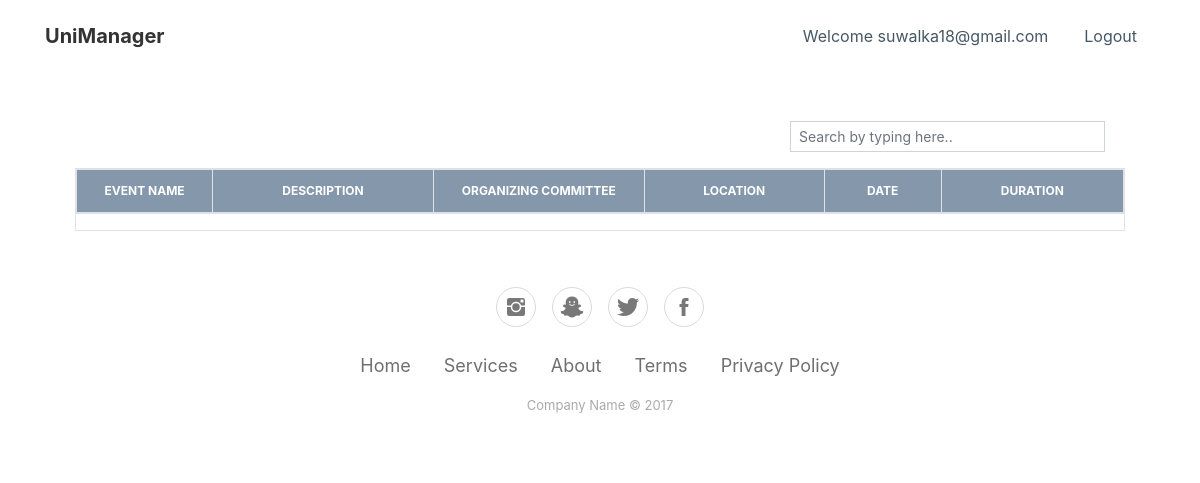
Page /home/events (signed in) on the earlier database version.
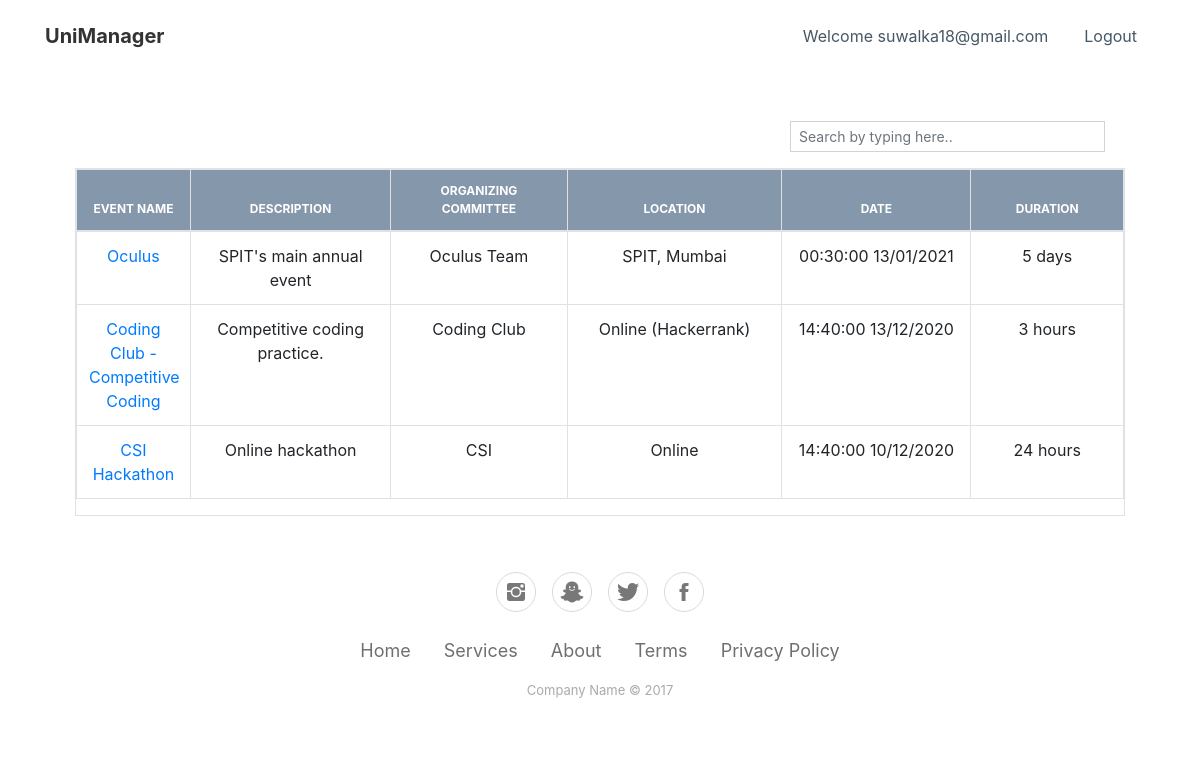
Same page on the later database version.
### myapp/models.py (models this page shows)
class Event(models.Model):
    event_name = models.CharField(blank=False, null=False, max_length=100)
    event_desc = models.CharField(blank=False, null=False, max_length=1000)
    organizing_committee = models.CharField(blank=True, null=True, max_length=100)
    location = models.CharField(blank=False, null=False, max_length=100)
    link = models.CharField(blank=True, null=True, max_length=1000)
    event_date = models.DateTimeField(null=False, blank=False)
    duration = models.CharField(blank=False, null=False, max_length=100)

### myapp/views.py (the view)
# urls.py: path("home/events", event_user, name="event_user"),
def event_user(request):
    events = list(Event.objects.filter(event_date__gte=datetime.now()).order_by('-event_date').values())
    for i in range(len(events)):
        events[i]["event_date"] = events[i]["event_date"].strftime('%H:%M:%S %d/%m/%Y')
    return render(request, "eventNotifications_user.html",
                  {"name": request.session['name'].split()[0], "events": events})

### templates/eventNotifications_user.html (shortened to what the changed rows need)
{% load static %}
<!DOCTYPE html>
<html>
<head>
    <link rel="stylesheet" href="{% static 'assets/bootstrap/css/bootstrap.min.css' %}">
    <link rel="stylesheet" href="{% static 'assets/fonts/font-awesome.min.css' %}">
    <link rel="stylesheet" href="{% static 'assets/fonts/ionicons.min.css' %}">
    <link rel="stylesheet" href="{% static 'assets/css/Bootstrap-Cards-v2-shri.css' %}">
    <link rel="stylesheet" href="{% static 'assets/css/Contact-Form-Clean-shri.css' %}">
    <link rel="stylesheet" href="{% static 'assets/css/Footer-Basic-shri.css' %}">
    <link rel="stylesheet" href="{% static 'assets/css/Login-Form-Clean-1-shri.css' %}">
    <link rel="stylesheet" href="{% static 'assets/css/Login-Form-Clean-shri.css' %}">
    <link rel="stylesheet" href="{% static 'assets/css/Login-Form-Dark.css' %}">
    <link rel="stylesheet" href="{% static 'assets/css/Navigation-Clean-shri.css' %}">
    <link rel="stylesheet" href="{% static 'assets/css/styles-shri.css' %}">
    <link rel="stylesheet" href="{% static 'assets/css/Table-With-Search-1-shri.css' %}">
    <link rel="stylesheet" href="{% static 'assets/css/Table-With-Search-shri.css' %}">
</head>
<body>
<div class="col-auto col-md-12 text-center mx-auto search-table-col"
     style="margin-top: 49px;margin-left: 0;max-width: 90%;display: block;position: relative;align-items: center;">
    <div class="table-responsive table-bordered table table-hover table-bordered results"
         style="margin-top: 0;">
        <table class="table table-bordered table-hover">
            <thead class="bill-header cs">
            <tr>
                <th class="text-uppercase col-lg-1" id="trs-hd">Event Name</th>
                <th class="text-uppercase col-lg-1" id="trs-hd">Description</th>
                <th class="text-uppercase col-lg-2" id="trs-hd">Organizing Committee</th>
                <th class="text-uppercase col-lg-3" id="trs-hd">Location</th>
                <th class="text-uppercase col-lg-3" id="trs-hd">Date</th>
                <th class="text-uppercase col-lg-3" id="trs-hd">duration</th>
            </tr>
            </thead>
            <tbody>
            {% for event in events %}
                <tr>
                    {% if event.link != "" %}
                    <td style="max-width: 24px;width: 422px;"><a href="{{ event.link }}">{{ event.event_name }}</a></td>
                    {% else %}
                    <td style="max-width: 24px;width: 422px;">{{ event.event_name }}</td>
                    {% endif %}
                    <td>{{ event.event_desc }}</td>
                    <td>{{ event.organizing_committee }}</td>
                    <td>{{ event.location }}</td>
                    <td>{{ event.event_date }}</td>
                    <td>{{ event.duration }}</td>
                </tr>
            {% endfor %}
            </tbody>
        </table>
    </div>
</div>
</body>
</html>

Differences in the rows shown:
added Event: event_name "Oculus", event_desc "SPIT's main annual event", organizing_committee "Oculus Team", location "SPIT, Mumbai", event_date "00:30:00 13/01/2021", duration "5 days"
added Event: event_name "Coding Club - Competitive Coding", event_desc "Competitive coding practice.", organizing_committee "Coding Club", location "Online (Hackerrank)", event_date "14:40:00 13/12/2020", duration "3 hours"
added Event: event_name "CSI Hackathon", event_desc "Online hackathon", organizing_committee "CSI", location "Online", event_date "14:40:00 10/12/2020", duration "24 hours"
